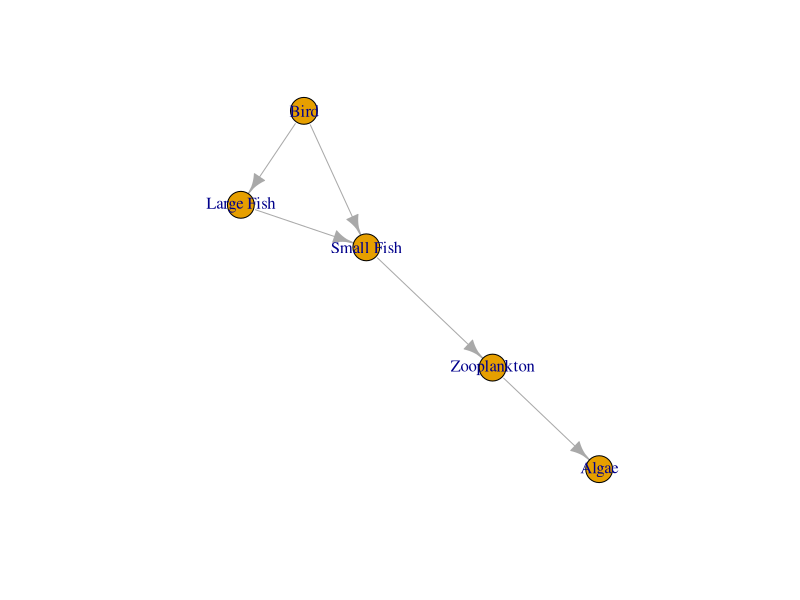
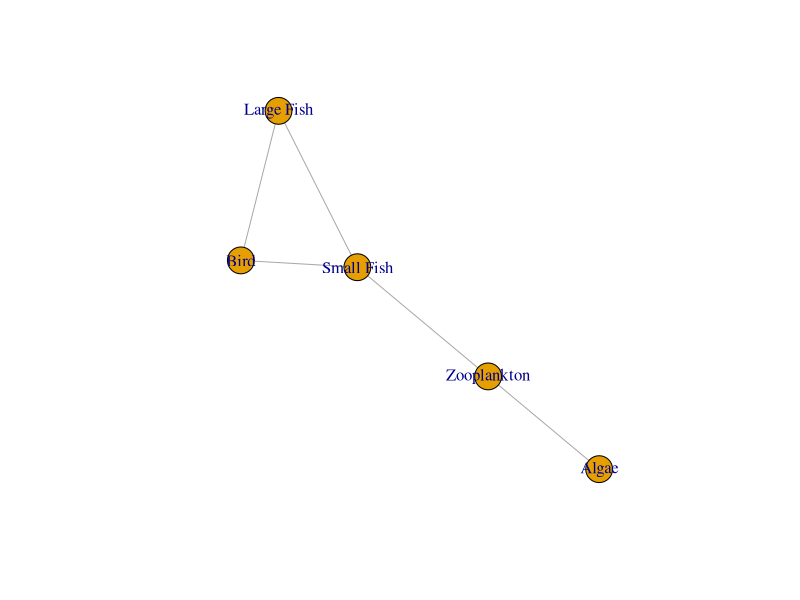
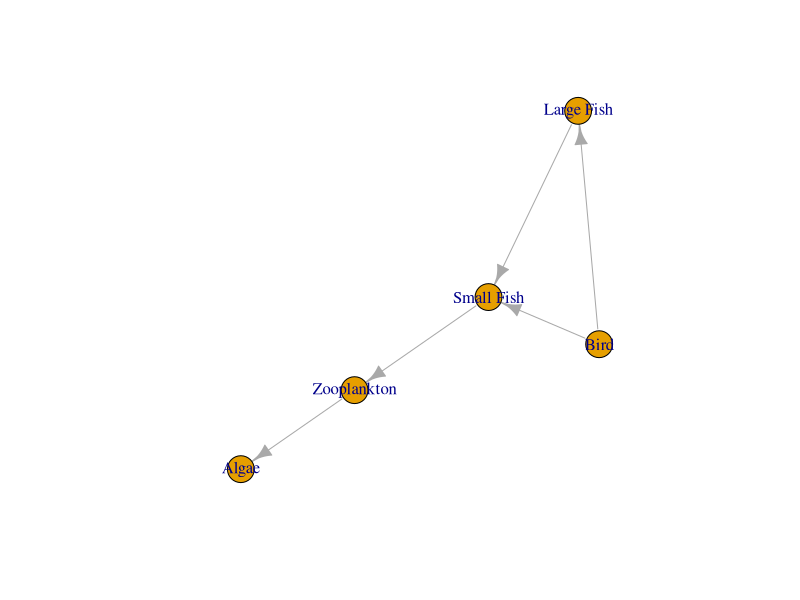

Write the R code that produced these figures, in order.
# Code for graph theory in ecology

# install.packages("igraph") # run once
library(igraph)

species <- c("Algae", "Zooplankton", "Small Fish", "Large Fish", "Bird")

predator <- c("Zooplankton", "Small Fish", "Large Fish", "Bird", "Bird")
prey <- c("Algae", "Zooplankton", "Small Fish", "Small Fish", "Large Fish")

interactions <- data.frame(predator, prey)

g <- graph_from_data_frame(interactions, vertices = species, directed = T)
plot(g)

g <- graph_from_data_frame(interactions, vertices = species, directed = F)
plot(g)

# set.seed() function

set.seed(42)
g <- graph_from_data_frame(interactions, vertices = species, directed = T)
plot(g)
